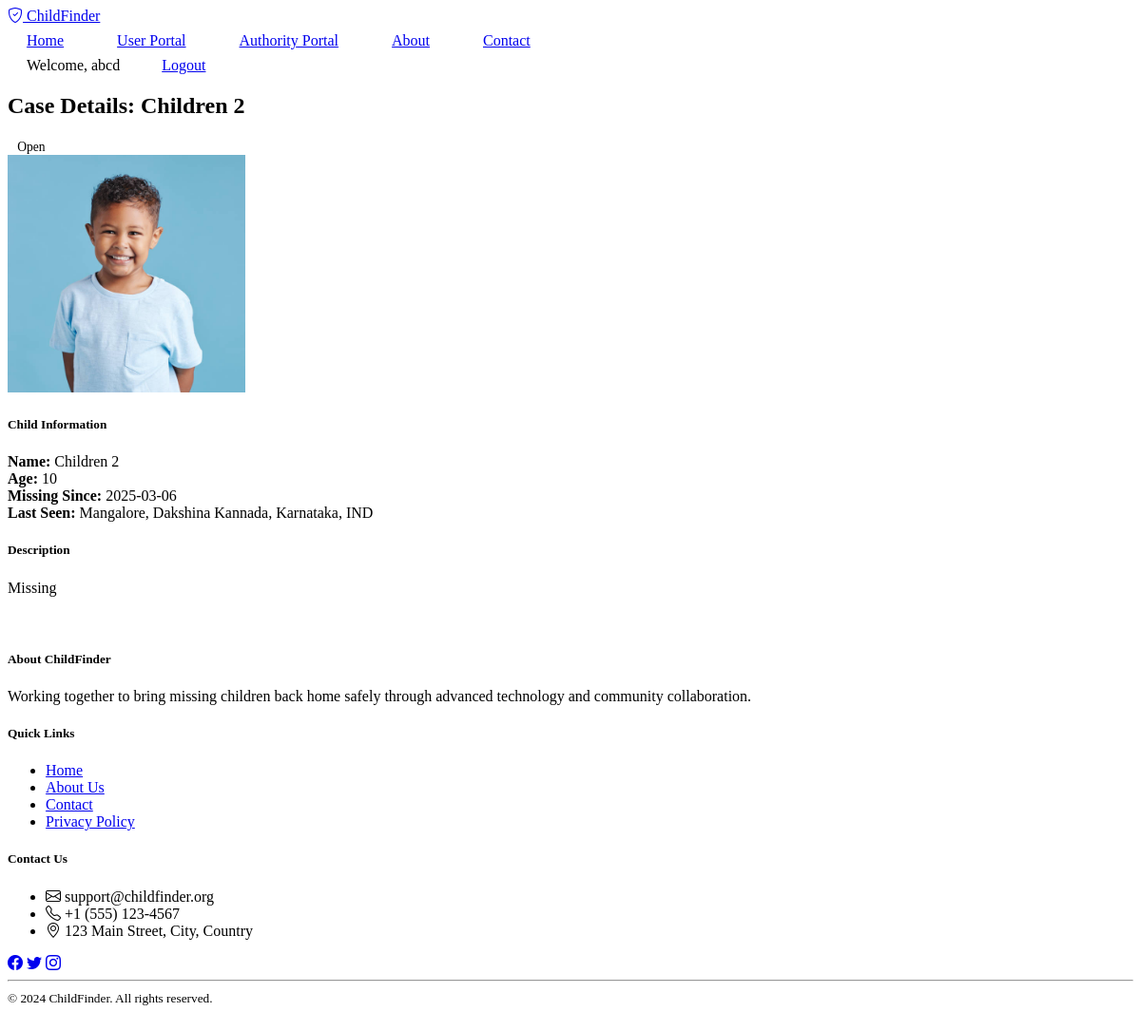
Screenshot of /case/2 (signed in) with the database file from the repository.
### models.py (models this page shows, shortened)
class User(UserMixin, db.Model):
    __tablename__ = 'user'
    id = db.Column(db.Integer, primary_key=True)
    username = db.Column(db.String(64), unique=True, nullable=False)
    email = db.Column(db.String(120), unique=True, nullable=False)
    password_hash = db.Column(db.String(256))
    is_authority = db.Column(db.Boolean, default=False)
    created_at = db.Column(db.DateTime, default=datetime.utcnow)

class Case(db.Model):
    __tablename__ = 'missing_case'
    id = db.Column(db.Integer, primary_key=True)
    child_name = db.Column(db.String(100), nullable=False)
    age = db.Column(db.Integer, nullable=False)
    location = db.Column(db.String(200), nullable=False)
    date_missing = db.Column(db.DateTime, nullable=False)
    description = db.Column(db.Text)
    image_path = db.Column(db.String(255))
    status = db.Column(db.String(20), default='open')
    reporter_id = db.Column(db.Integer, db.ForeignKey('user.id'))
    reporter_name = db.Column(db.String(100), nullable=False, default="Unknown")
    reporter_phone = db.Column(db.String(20), nullable=False, default="0000000000")
    reporter_relation = db.Column(db.String(50), nullable=False, default="Unknown")
    created_at = db.Column(db.DateTime, default=datetime.utcnow)
    updated_at = db.Column(db.DateTime, default=datetime.utcnow, onupdate=datetime.utcnow)

### routes.py (the view)
@main_bp.route('/case/<int:case_id>')
@login_required
def case_detail(case_id):
    case = Case.query.get_or_404(case_id)
    if not current_user.is_authority and case.reporter_id != current_user.id:
        flash('Access denied.', 'error')
        return redirect(url_for('main.dashboard'))
    return render_template('case_detail.html', case=case)

### auth.py (called while the page is built)
@login_manager.user_loader
def load_user(user_id):
    return User.query.get(int(user_id))

### templates/case_detail.html (shortened to what this page needs)
{% extends "base.html" %}
{% block content %}
<div class="container">
    <div class="row mb-4">
        <div class="col">
            <h2>Case Details: {{ case.child_name }}</h2>
            <span class="badge bg-{{ 'success' if case.status == 'found' else 'warning' }}">
                {{ case.status.title() }}
            </span>
        </div>
    </div>
    <div class="row">
        <div class="col-md-4">
            <div class="card mb-4">
                <img src="{{ url_for('uploaded_file', filename=case.image_path) }}" class="card-img-top img-fluid" alt="{{ case.child_name }}"
                style="height: 250px; object-fit: cover;">
                <div class="card-body">
                    <h5 class="card-title">Child Information</h5>
                    <p class="card-text">
                        <strong>Name:</strong> {{ case.child_name }}<br>
                        <strong>Age:</strong> {{ case.age }}<br>
                        <strong>Missing Since:</strong> {{ case.date_missing.strftime('%Y-%m-%d') }}<br>
                        <strong>Last Seen:</strong> {{ case.location }}
                    </p>
                </div>
            </div>
        </div>
        <div class="col-md-8">
            <div class="card mb-4">
                <div class="card-body">
                    <h5 class="card-title">Description</h5>
                    <p class="card-text">{{ case.description }}</p>
                </div>
            </div>
        </div>
    </div>
</div>
{% endblock %}

### templates/base.html (shortened to what this page needs)
<!DOCTYPE html>
<html lang="en" data-bs-theme="dark">
<head>
    <link href="https://cdn.replit.com/agent/bootstrap-agent-dark-theme.min.css" rel="stylesheet">
    <link href="https://cdn.jsdelivr.net/npm/bootstrap-icons@1.7.2/font/bootstrap-icons.css" rel="stylesheet">
    <link href="{{ url_for('static', filename='css/custom.css') }}" rel="stylesheet">
</head>
<body>
    <nav class="navbar navbar-expand-lg navbar-dark bg-dark">
        <div class="container">
            <a class="navbar-brand" href="{{ url_for('main.index') }}">
                <i class="bi bi-shield-check"></i> ChildFinder
            </a>
            <div class="navbar-nav mx-auto">
                <a class="nav-link" href="{{ url_for('main.index') }}">Home</a>
                <a class="nav-link" href="{{ url_for('main.dashboard') }}">User Portal</a>
                <a class="nav-link" href="{{ url_for('main.case_management') }}">Authority Portal</a>
                <a class="nav-link" href="{{ url_for('main.about') }}">About</a>
                <a class="nav-link" href="{{ url_for('main.contact') }}">Contact</a>
            </div>
            <div class="navbar-nav">
                {% if current_user.is_authenticated %}
                    <span class="nav-item nav-link">Welcome, {{ current_user.username }}</span>
                    <a class="nav-link" href="{{ url_for('auth.logout') }}">Logout</a>
                {% else %}
                    <a class="nav-link" href="{{ url_for('auth.login') }}">Login</a>
                    <a class="nav-link" href="{{ url_for('auth.register') }}">Register</a>
                {% endif %}
            </div>
        </div>
    </nav>
    <main class="container my-4">
        {% block content %}{% endblock %}
    </main>
    <footer class="footer mt-auto py-5 bg-dark">
        <div class="container">
            <div class="row">
                <div class="col-md-4 mb-4">
                    <h5>About ChildFinder</h5>
                    <p class="text-muted">Working together to bring missing children back home safely through advanced technology and community collaboration.</p>
                </div>
                <div class="col-md-4 mb-4">
                    <h5>Quick Links</h5>
                    <ul class="list-unstyled">
                        <li><a href="{{ url_for('main.index') }}" class="text-muted">Home</a></li>
                        <li><a href="{{ url_for('main.about') }}" class="text-muted">About Us</a></li>
                        <li><a href="{{ url_for('main.contact') }}" class="text-muted">Contact</a></li>
                        <li><a href="#" class="text-muted">Privacy Policy</a></li>
                    </ul>
                </div>
                <div class="col-md-4 mb-4">
                    <h5>Contact Us</h5>
                    <ul class="list-unstyled text-muted">
                        <li><i class="bi bi-envelope"></i> support@childfinder.org</li>
                        <li><i class="bi bi-telephone"></i> +1 (555) 123-4567</li>
                        <li><i class="bi bi-geo-alt"></i> 123 Main Street, City, Country</li>
                    </ul>
                    <div class="social-links mt-3">
                        <a href="#" class="text-muted me-2"><i class="bi bi-facebook"></i></a>
                        <a href="#" class="text-muted me-2"><i class="bi bi-twitter"></i></a>
                        <a href="#" class="text-muted me-2"><i class="bi bi-instagram"></i></a>
                    </div>
                </div>
            </div>
            <hr class="mt-4">
            <div class="text-center text-muted">
                <small>&copy; 2024 ChildFinder. All rights reserved.</small>
            </div>
        </div>
    </footer>
</body>
</html>

### static/css/custom.css (style rules this page uses)
body { min-height: 100vh; display: flex; flex-direction: column; }
main { flex: 1; }
.navbar .nav-link { padding: 0.5rem 1rem; margin: 0 0.25rem; border-radius: 4px; transition: background-color 0.2s; }
.navbar-nav.mx-auto { display: flex; gap: 1rem; }
.badge { font-size: 0.85em; padding: 0.5em 0.75em; }
.footer { background: var(--bs-dark); padding: 20px 0; margin-top: auto; }

### rows the page displays
User: username "abcd"
Case: child_name "Children 2", status "Open", image_path (picture), age "10", date_missing "2025-03-06", location "Mangalore, Dakshina Kannada, Karnataka, IND", description "Missing"
